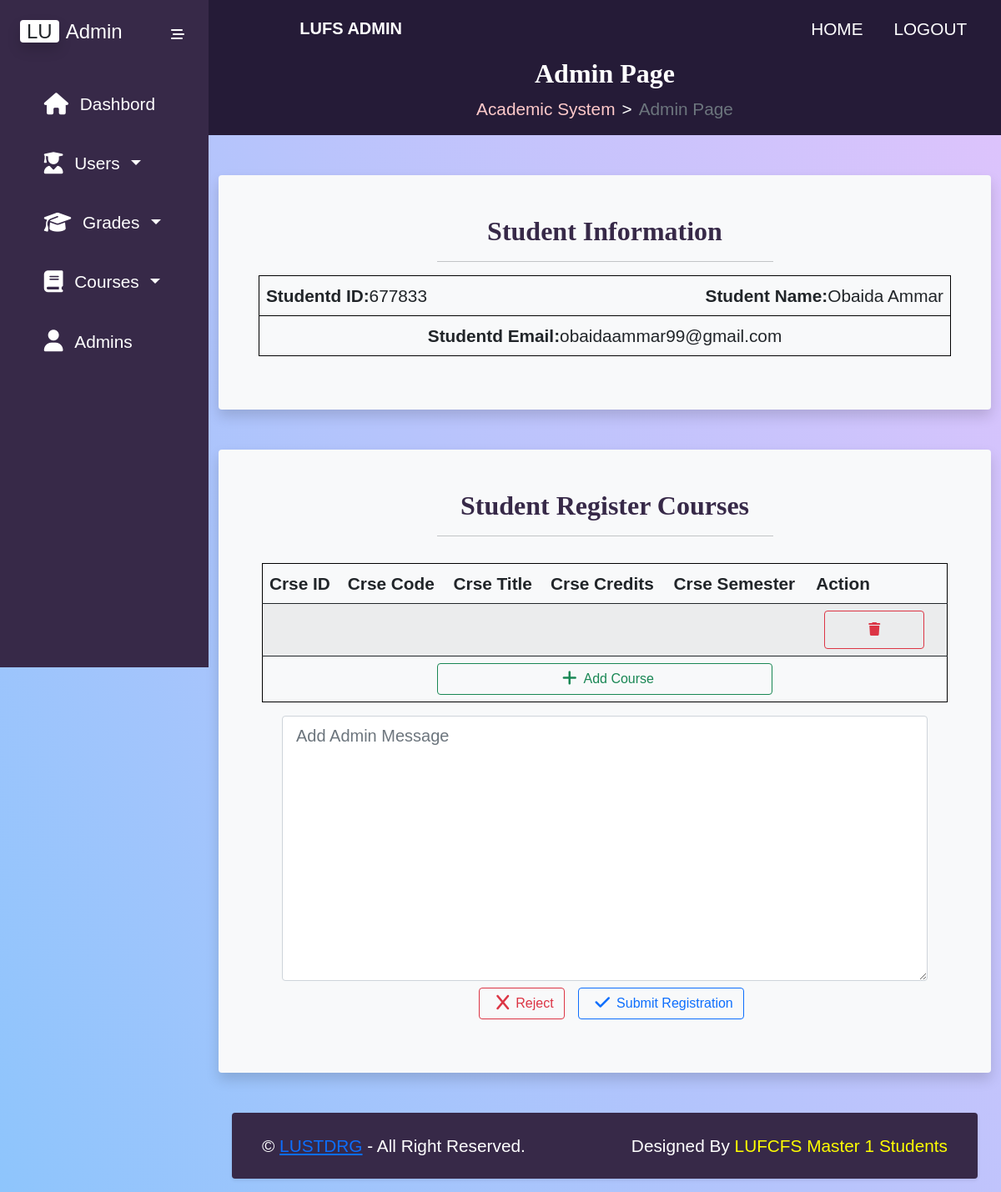
The app's page /admin-page-manage-student-regestration.php?stdId=677833 (signed in) with its own data.
### tables this page shows
CREATE TABLE `students` (
  `Id` int(11) NOT NULL,
  `StudentId` varchar(10) NOT NULL,
  `Fname` varchar(20) NOT NULL,
  `Lname` varchar(20) NOT NULL,
  `Email` varchar(30) NOT NULL,
  `Password` char(60) NOT NULL,
  `Image` longblob DEFAULT NULL,
  `Major` int(11) NOT NULL,
  `Year` int(11) NOT NULL,
  `EnrollmentDate` varchar(20) NOT NULL
);

### classes/dal.php (called while the page is built, shortened)
<?php
    class DAL{
        private $servername = "localhost";
        private $username = "root";
        private $password = "";
        private $dbname = "FacultyOfScience";
        public function getConnection(){
            return new mysqli($this->servername, $this->username, $this->password, $this->dbname);
        }
        public function getDataAssoc($sql)
        {
            $conn = $this -> getConnection();
            $result = $conn -> query($sql);
            if($result && $result -> num_rows >0)
                return $result -> fetch_assoc();
            return 0;
        }
    }
?>

### classes/student_dal.php (called while the page is built, shortened)
<?php
    class Student_DAL extends DAL {
        public function getStudentAsID($stdId){
            $conn = $this->getConnection();
            $stdId= mysqli_real_escape_string( $conn, $stdId );
            $sql="SELECT
            students.StudentId,
            students.Fname,
            students.Lname,
            students.Email,
            students.Password,
            students.Major,
            students.Year,
            students.EnrollmentDate
        FROM
            students
        WHERE
            students.StudentId=$stdId";
            return $this -> getDataAssoc($sql);
        }
    }
?>

### admin-page-manage-student-regestration.php (the view, shortened to what this page needs)
<!DOCTYPE html>
<html lang="en">
<head>
    <?php
      require("templates/admin-header.php");
    ?>
</head>
<body>
    <?php
   require("classes/dal.php");
   require("classes/student_dal.php");
   $student_dal=new Student_DAL();
   $course_dal=new Course_DAL();
   if($_GET){
    if(isset($_GET['stdId'])){
        $stdId=(int)$_GET['stdId'];
    }
    else {
        exit;
    }
   }
   $student_info=$student_dal->getStudentRequestRegiterCourses($stdId);
   $student=$student_dal->getStudentAsID($stdId);
   $courses_string=$student_info['Courses'];
   $courses=explode('-', $courses_string);
  ?>
    <div class="main-container d-flex">
        <?php
          require("templates/admin-sidebar.php");
            ?>
        <div class="content openSide">
            <?php
              require("templates/admin-navbar.php");
             ?>
            <?php
              require("templates/admin-breadcrumb.php");
            ?>
            <div class="container-fluid">
                <section id="student_info_section">
                    <div class="container mt-5 bg-light rounded shadow p-5 mb-5 mx-sm-3 mx-lg-auto">
                        <div class="row d-flex justify-content-center">
                            <div class="col-sm-12 col-md-10 col-lg-6">
                                <h2 class="page-title">Student Information</h2>
                                <hr>
                            </div>
                        </div>
                        <div class="row">
                            <div class="col-12">
                                <table class="table" id="student_info_table">
                                    <tr>
                                        <td class="text-start"><strong>Studentd
                                                ID:</strong><span><?php echo $student['StudentId']; ?></span></td>
                                        <td class="text-end"><strong>Student
                                                Name:</strong><?php echo $student['Fname'].' '.$student['Lname']; ?>
                                        </td>
                                    </tr>
                                    <tr>
                                        <td class="text-center" colspan="2"><strong>Studentd
                                                Email:</strong><?php echo $student['Email']; ?>
                                        </td>
                                    </tr>
                                </table>
                            </div>
                        </div>
                    </div>
                </section>
                <section id="manage_student_section">
                    <div class="container mt-3 bg-light rounded shadow p-5 mb-5 mx-sm-3 mx-lg-auto">
                        <div class="row d-flex justify-content-center">
                            <div class="col-sm-12 col-md-10 col-lg-6">
                                <h2 class="page-title">Student Register Courses</h2>
                                <hr>
                            </div>
                        </div>
                        <div class="row">
                            <div class="col-12 overflow-auto p-3">
                                <table id="student_courses_table" class="table table-striped">
                                    <thead>
                                        <tr>
                                            <th>Crse ID</th>
                                            <th>Crse Code</th>
                                            <th>Crse Title</th>
                                            <th>Crse Credits</th>
                                            <th>Crse Semester</th>
                                            <th>Action</th>
                                        </tr>
                                    </thead>
                                    <tbody>
                                        <?php
                               for($i=0;$i<count($courses);$i++){
                                $course_info=$course_dal->getCourseAsCode($courses[$i]);
                            ?>
                                        <tr>
                                            <td><?php echo $course_info['CourseId']; ?></td>
                                            <td><?php echo $course_info['CourseCode']; ?></td>
                                            <td><?php echo $course_info['CourseName']; ?></td>
                                            <td><?php echo $course_info['Credits']; ?></td>
                                            <td><?php echo $course_info['Semester']; ?></td>
                                            <td>
                                                <button class="btn btn-outline-danger delete-course-from-student-btn"><i
                                                        class="fa-sharp fa-solid fa-trash"></i></button>
                                            </td>
                                        </tr>
                                        <?php } ?>
                                    </tbody>
                                    <tfoot>
                                        <tr>
                                            <td class="" colspan="6">
                                                <div class="row">
                                                    <div class="col-12 d-flex justify-content-center">
                                                        <button class="btn btn-outline-success w-50"
                                                            id="add_course_to_student_btn" data-bs-toggle="modal" data-bs-target="#coursesModal"><i
                                                                class="fa-solid fa-plus fa-lg mx-2"></i>Add
                                                            Course</button>
                                                    </div>
                                                </div>
                                            </td>
                                        </tr>
                                    </tfoot>
                                </table>
                                <div class="container-fluid mt-2">
                                    <div class="row mt-2">
                                        <div class="col-12 d-flex justify-content-center">
                                            <textarea class="form-control form-control-lg rounded"
                                                placeholder="Add Admin Message" id="admin_message" cols="10"
                                                rows="10"></textarea>
                                        </div>
                                    </div>
                                    <div class="row mt-2">
                                        <div class="col-12 d-flex justify-content-center">
                                            <button
                                                class="btn btn-outline-danger mx-3 reject-student-registration-submit-btn"><i
                                                    class="fa-solid fa-x fa-lg mx-2 mt-2 rounded"></i>Reject</button>
                                            <button class="btn btn-outline-primary" id="submit-student-registration-btn"><i class="fa-solid fa-check fa-lg mx-2 mt-2"></i>Submit
                                                Registration</button>
                                        </div>
                                    </div>
                                </div>
                            </div>
                        </div>
                    </div>
                </section>
                <?php
                  require("templates/admin-footer.php");
                   ?>
            </div>
        </div>
    </div>
</body>
</html>

### css/datatable.css (style rules this page uses)
:root { --dt-row-selected: 13, 110, 253; --dt-row-selected-text: 255, 255, 255; --dt-row-selected-link: 9, 10, 11 }

### css/admin-page-style.css (style rules this page uses)
:root { --darker-color: rgb(37,27,55); --dark-color: rgb(55,41,72); --light-color: rgb(255,202,202); --lighter-color: rgb(255,236,239); --yellow-color: rgb(255, 217, 61); --green-color: rgb(224, 255, 19); --departments-cards: #ECF2FF; --font-family: 'Poppins',sans-serif; --font-size: 1.3rem; --bg-gradient: linear-gradient(62deg, #8EC5FC 0%, #E0C3FC 100%); --font-family: 'Poppins',sans-serif; --font-size: 1.3rem; }
body { min-height: 100vh; background: var(--bg-gradient); font-family: var(--font-family); font-size: var(--font-size); }
.page-title { font-family: 'Courgette' !important; font-weight: 600; color: var(--dark-color); text-align: center; }
table { border: 1px solid black !important; }
table tbody tr td button { padding: 10px !important; width: 120px !important; margin-bottom: auto !important; margin-left: 10px !important; margin-right: 10px !important; white-space: nowrap !important; transition: all 0.7s !important; }
.content { min-height: 100vh; width: 100%; transition: all 0.7s; }
@media (min-width: 767px) { .content.openSide { margin-left: 250px; width: calc(100% - 250px); } }

### records on screen
students: StudentId "677833", Fname "Obaida", Lname "Ammar", Email "obaidaammar99@gmail.com"
